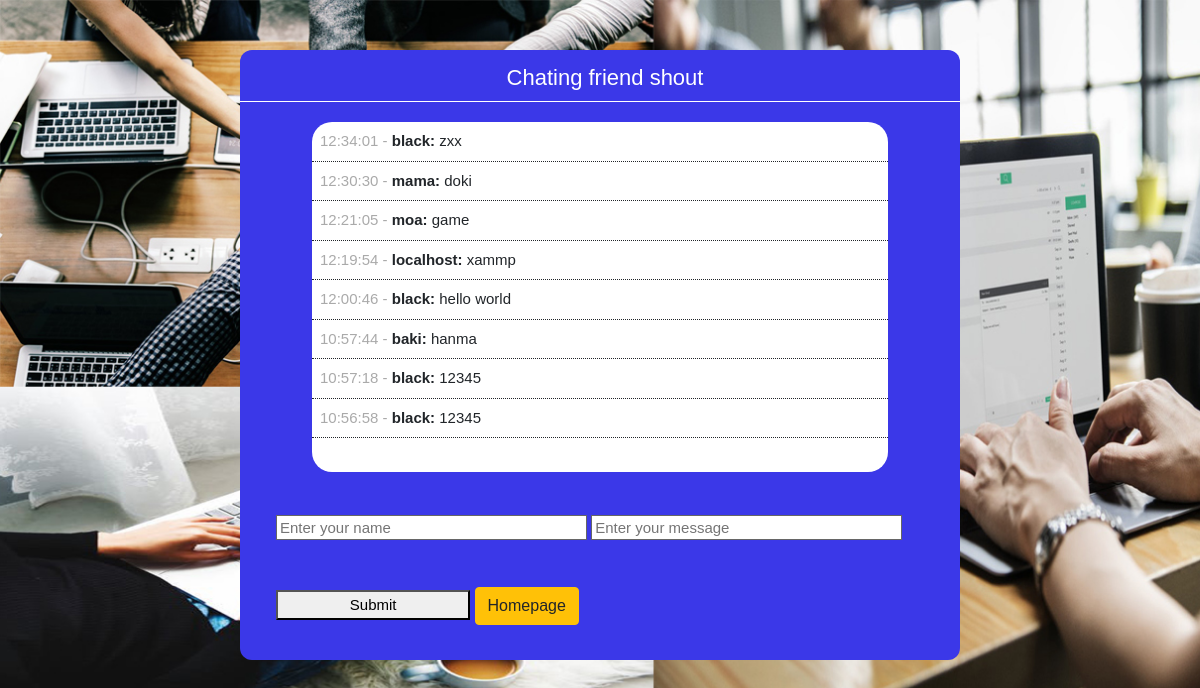
Page /shok/index.php on the committed database.
### tables this page shows
CREATE TABLE `shouts` (
  `id` int(11) NOT NULL,
  `user` varchar(50) NOT NULL,
  `message` text NOT NULL,
  `time` time NOT NULL
);

### shok/index.php (the view, shortened to what this page needs)
 <?php include "database.php"; ?>
<?php
  $query="select * from shouts order by time desc limit 100";
  $shouts = mysqli_query($con, $query);
 ?>
<!DOCTYPE html>
<html>
<head>
	<link rel="stylesheet" href="https://maxcdn.bootstrapcdn.com/bootstrap/4.0.0/css/bootstrap.min.css">
	<link rel="stylesheet" type="text/css" href="datacss/style.css">
</head>
<body>
	<div id="container">
		<header>
		<h1>Chating friend shout</h1>
		</header>
		<div id="shouts">
      <ul>
    <?php while ($row=mysqli_fetch_assoc($shouts)): ?>
            <li class="shout">
        <span><?php echo $row['time'];  ?> - </span><strong><?php echo $row['user'];  ?>:</strong> <?php echo $row['message'];  ?>
      </li>
    <?php endwhile; ?>
        </ul>
      </div>
	 <div id="input">
		<form method="post" action="process.php">
			<br>
		<input type="text" name="user" placeholder="Enter your name">
		<input type="text" name="message" placeholder="Enter your message">
		 <input class="shout-btn"type="submit" name="submit" value="Submit" />
		 <a class="btn btn-warning" href="#" role="button">Homepage</a>
	</form>
</div>
</body>
</html>

### shok/datacss/style.css (style rules this page uses)
* { margin: 0; padding: 0; }
body { font-family:arial; font-size:15px; line-height:1.5em; background-image: url("../img/blank.jpg") ; background-size: cover; background-repeat: no-repeat; }
#container { border-radius: 12px; background:#3b38e8; margin: 50px auto; overflow:auto; width:60%; min-height:610px; }
header h1 { text-align: center; color: white; font-size:22px; padding:15px 0 10px 10px; border-bottom:1px solid #ffffff; }
#shouts { border-radius: 20px; width:80%; background: white; height:350px; margin:20px auto; overflow:auto; }
.shout { list-style:none; padding:8px; border-bottom:1px dotted; }
.shout span { color:#aaaaaa; }
#input { border-radius: 12px; width:90%; min-height:80px; margin:auto; padding:0px; }
#input input[type='text'] { height:25px; width:48%; padding:3px; margin-bottom:20px; border:#666666 solid 1px; }
#input .shout-btn { background-size: 12px; padding:2px; margin-bottom:40px; width:30%; margin:30px auto; }

### rows in the picture
shouts: time "12:34:01", user "black", message "zxx"
shouts: time "12:30:30", user "mama", message "doki"
shouts: time "12:21:05", user "moa", message "game"
shouts: time "12:19:54", user "localhost", message "xammp"
shouts: time "12:00:46", user "black", message "hello world"
shouts: time "10:57:44", user "baki", message "hanma"
shouts: time "10:57:18", user "black", message "12345"
shouts: time "10:56:58", user "black", message "12345"
